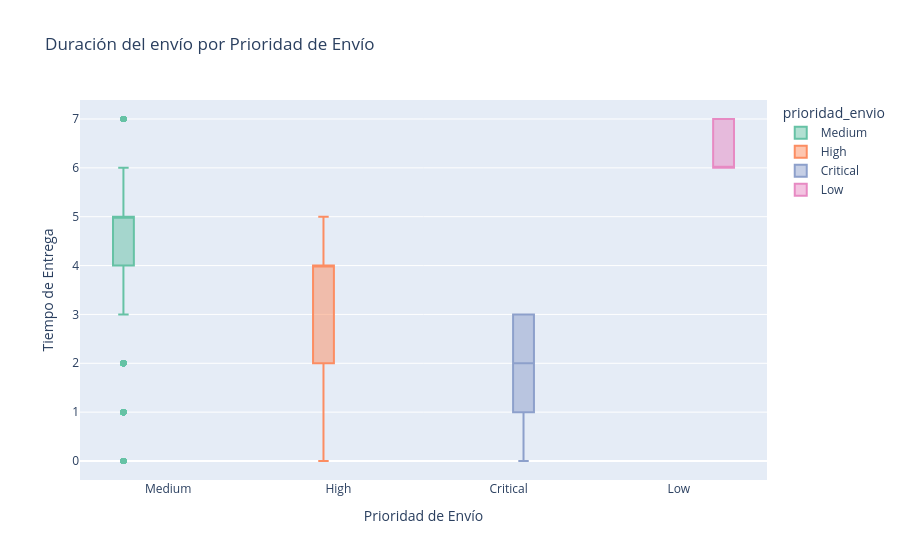

Notebook code for this chart:
### Code cell
import plotly.express as px

fig3 = px.box(
    df,
    x='prioridad_envio',
    y='tiempo_entrega',
    color='prioridad_envio',
    title='Duración del envío por Prioridad de Envío',
    color_discrete_sequence=px.colors.qualitative.Set2
)

fig3.update_layout(
    xaxis_title='Prioridad de Envío',
    yaxis_title='Tiempo de Entrega',
    boxmode='group'
)

fig3.show()

### Figure 1 — Plotly figure (JSON) as saved in the notebook; plotly's stock layout.template omitted (floating-point values rounded to 4 significant figures; data arrays with more than 128 entries replaced by an {"elided": "..."} marker saying what was removed)
{"data": [{"alignmentgroup": "True", "hovertemplate": "prioridad_envio=%{x}<br>tiempo_entrega=%{y}<extra></extra>", "legendgroup": "Medium", "marker": {"color": "rgb(102,194,165)"}, "name": "Medium", "notched": false, "offsetgroup": "Medium", "orientation": "v", "showlegend": true, "type": "box", "x": {"elided": "29433 str values"}, "x0": " ", "xaxis": "x", "y": {"elided": "29433 int values"}, "y0": " ", "yaxis": "y"}, {"alignmentgroup": "True", "hovertemplate": "prioridad_envio=%{x}<br>tiempo_entrega=%{y}<extra></extra>", "legendgroup": "High", "marker": {"color": "rgb(252,141,98)"}, "name": "High", "notched": false, "offsetgroup": "High", "orientation": "v", "showlegend": true, "type": "box", "x": {"elided": "15501 str values"}, "x0": " ", "xaxis": "x", "y": {"elided": "15501 int values"}, "y0": " ", "yaxis": "y"}, {"alignmentgroup": "True", "hovertemplate": "prioridad_envio=%{x}<br>tiempo_entrega=%{y}<extra></extra>", "legendgroup": "Critical", "marker": {"color": "rgb(141,160,203)"}, "name": "Critical", "notched": false, "offsetgroup": "Critical", "orientation": "v", "showlegend": true, "type": "box", "x": {"elided": "3932 str values"}, "x0": " ", "xaxis": "x", "y": {"elided": "3932 int values"}, "y0": " ", "yaxis": "y"}, {"alignmentgroup": "True", "hovertemplate": "prioridad_envio=%{x}<br>tiempo_entrega=%{y}<extra></extra>", "legendgroup": "Low", "marker": {"color": "rgb(231,138,195)"}, "name": "Low", "notched": false, "offsetgroup": "Low", "orientation": "v", "showlegend": true, "type": "box", "x": {"elided": "2424 str values"}, "x0": " ", "xaxis": "x", "y": {"elided": "2424 int values"}, "y0": " ", "yaxis": "y"}], "layout": {"boxmode": "group", "legend": {"title": {"text": "prioridad_envio"}, "tracegroupgap": 0}, "title": {"text": "Duración del envío por Prioridad de Envío"}, "xaxis": {"anchor": "y", "categoryarray": ["Medium", "High", "Critical", "Low"], "categoryorder": "array", "domain": [0, 1], "title": {"text": "Prioridad de Envío"}}, "yaxis": {"anchor": "x", "domain": [0, 1], "title": {"text": "Tiempo de Entrega"}}}}
